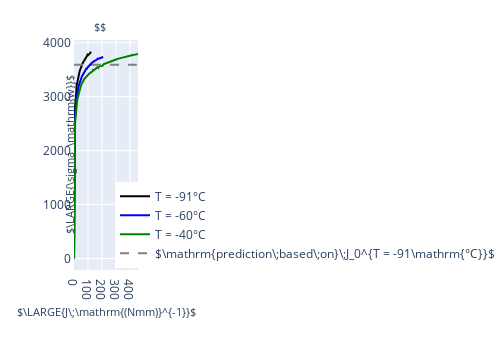

The cell this chart's notebook holds for it:
### Code cell
# plot
# non-normalised

ylab = r'$\LARGE{\sigma_\mathrm{w}}$'
xlab = r'$\LARGE{J\;\mathrm{(Nmm)}^{-1}}$'
# ylab = r'$\LARGE{(\sigma_\mathrm{w}/\sigma_\mathrm{u})^m }$'
layout['annotations'][1]['text'] = ylab
title = r'$$'
data = []

sw_data_plot = glob_sw_all #glob_sw_all_corr

for ri, sw_r in enumerate(sw_data_plot):
    sw = sw_r[idxm]
    mi = idxm
   
    x_plot = (gdata_all[ri]['gdata']['jintc']).values[skipped_lines_all[ri]:]
    y_plot = sw # / su_all[ri] 
    

    data.append({
            'x': x_plot,
            'y': np.array(y_plot),   # /mean_corr[ri]
            'name': r'T = ' + str(temps[ri]) + r'°C',
        #             'marker':{'symbol':'circle', 'color': [ri]},
            'line': {'dash': lines[0], 'color': cols[ri], 'width': 2},
             'mode': 'lines',
        })
data.append(
    {
        'x': np.linspace(0, 450),
        'y': sw_data_plot[1][idxm][gdata_all[1]['j0_idx']-skipped_lines_all[1]]  * np.ones(120), # / su_all[1],
        'line': {'dash': lines[1], 'color': 'grey'},
        'name': r'$\mathrm{prediction\;based\;on}\;J_0^{T = -91\mathrm{°C}}$' 
            })


layout = {
    'width': 500,
    'height': 350,
    'xaxis': {
#         'range': [-0.1, 1.1],
        'zeroline': False,
        'showline': True,
        'mirror': 'all',
#         'title': r'$m$',
        'titlefont':{'size': 13}
    },
    'yaxis': {
        'zeroline': False,
        'showline': True,
        'mirror': 'all',
#         'title': '$\sigma_\mathrm{w}/\sigma_\mathrm{f} $ ',
        'titlefont':{'size': 13},

    },
    'annotations':[
    {
        'text':  xlab,
        'x': 0.5,
        'y': -0.22,
        'xref': 'paper',
        'yref': 'paper',
        'showarrow': False,
        'font': {'size': 11},
    },
        {
        'text':  ylab,
        'x': -0.22,
        'y': 0.5,
        'xref': 'paper',
        'yref': 'paper',
        'showarrow': False,
        'font': {'size': 11},
        'textangle': -90
    },
        {
        'text':  title,
        'x': 0.41,
        'y': 1.1,
        'xref': 'paper',
        'yref': 'paper',
        'showarrow': False,
        'font': {'size': 11},
    },
    ],
    'legend':{
        'x': 0.8,
        'y': 0.01,
    },
    
     'margin': {
                'l': 80,
                'r': 20,
                'b': 80,
                't': 40,
#                 'pad': 1
     },

}

layout['showlegend'] = True
f = go.FigureWidget(data,layout)
py.iplot(f)
